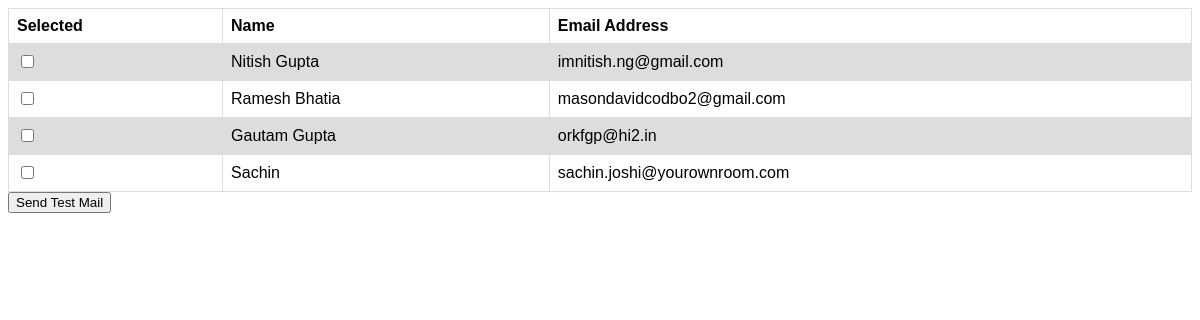
Page /marketingemails/ on the earlier database version.
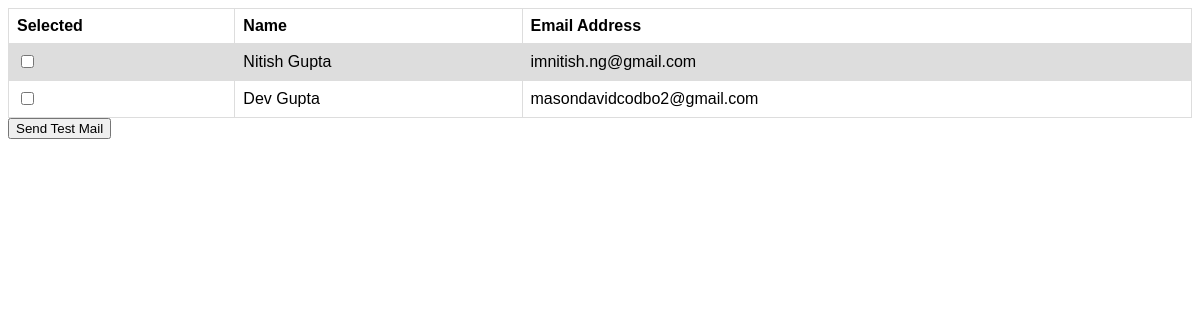
Same page on the later database version.
### marketingemails/models.py (models this page shows, shortened)
class User(models.Model):
    name = models.CharField(max_length=200)
    email_address = models.CharField(max_length=200)
    phone_number = models.CharField(max_length=20, blank=True)
    location_of_interest = models.CharField(max_length=100, default='NULL')
    city = models.CharField(max_length=100, default='NULL')
    marketing_link = models.CharField(max_length=500, default='NULL')
    join_date = models.DateTimeField('date published')
    participated_campaigns = CommaSepField(blank=True)

### marketingemails/views.py (the view)
# urls.py: path('', views.index, name='index'),
def index(request):
    users = get_list_or_404(User, email_address__isnull=False)
    return render(request, 'marketingemails/index.html', {'users': users})

### marketingemails/customModelFields.py (called while the page is built)
    def from_db_value(self, value, expression, connection):
        if value is None:
            return value
        if not isinstance(value, str):
            return [str(value)]
        else:
            if value and value[0] == '[':
                return value
            else:
                return value.split(self.separator)

### marketingemails/templates/marketingemails/index.html (shortened to what this page needs)
<!DOCTYPE html>
<html>
  <head>
  </head>
  <body>
      <form action="{% url 'marketingemails:mailsent' %}" method="post">
        <table>
          <tr>
            <th>Selected</th>
            <th>Name</th>
            <th>Email Address</th>
          </tr>
          {% for user in users %}
              <tr>
                <td>
                  <input type="checkbox" id="choice{{ forloop.counter }}" name="user_selected" value="{{ user.id }}">
                </td>
                <td>{{ user.name }}</td>
                <td>{{ user.email_address }}</td>
              </tr>
          {% endfor %}
        </table>
        <input type="submit" value="Send Test Mail">
      </form>
  </body>
</html>

### marketingemails/templates/marketingemails/index.html (style rules this page uses)
table { font-family: arial, sans-serif; border-collapse: collapse; width: 100%; }
td, th { border: 1px solid #dddddd; text-align: left; padding: 8px; }
tr:nth-child(even) { background-color: #dddddd; }

Differences in the rows shown:
removed User: name "Gautam Gupta", email_address "orkfgp@hi2.in"
removed User: name "Sachin", email_address "sachin.joshi@yourownroom.com"
changed User "masondavidcodbo2@gmail.com": name "Ramesh Bhatia" → "Dev Gupta"
